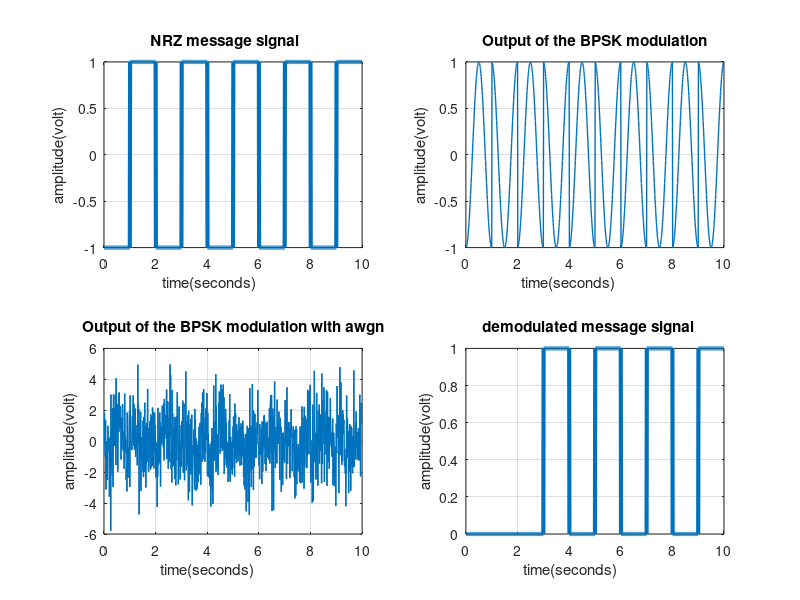

This chart was generated by the following MATLAB code:
clc;
clear all;
close all;
% define transmitted signal contain random binary bits
number=10; % number of bits
b_input = randi([0, 1], [1, number]); %getting random 0's and 1's
tb=100; %period of bits fb=1/tb
snr_db=0:10;
snr=10.^(snr_db./10);
nrz=[];
E=1^2*tb/2;
% encoding ones and zeros****
for (i=1:number)
    if (b_input(i)==0) % generating array's amplitude*****
         nrz(i)=-1; %amplitude for 0's
        else
        nrz(i)=1; %amplitude for 1's
         end
end
k=1; 
y=[]; 
t1=0:0.01:number; %time parameter
for i=1:length(t1)   % **time parameter is a an array so it has length.   
    if t1(i)<=k      % **t1 array starts from 0 and go to 10. also step range 0.01    
        y(i)=nrz(k); 
   % creating square wave process
    else
       k=k+1;
        y(i)=nrz(k);
   end
end
% plotting nrz square wave
subplot(2,2,1);
plot(t1,y,'linewidth',3);
grid on;
title('NRZ message signal    ');
xlabel('time(seconds)            ');
ylabel('amplitude(volt)');
% define carrier
ac=1; %amplitude of carrier signal
fc=100;  %frequeny of carrier
% **BPSK modulation
bpsk_mod=[];
phase_1 = 0; %**phase for 1's
phase_2 = pi; %**phase for 0's
z=1;
t3=0.0001:0.0001:0.01; %time parameter
for (z=1:number) % modulating 100Hz freq carrier 
    if (nrz(z)==1)
        bpsk_mod_temp=ac*cos(2*pi*fc*t3+phase_1);
    else
        bpsk_mod_temp=ac*cos(2*pi*fc*t3+phase_2); % 180 degree phase for 0's
    end
    bpsk_mod=[bpsk_mod bpsk_mod_temp]; 
end
t4=0.01:0.01:10;
subplot(2,2,2);
plot(t4,bpsk_mod,'linewidth',1);
grid on;
xlabel('time(seconds)             ');
ylabel('amplitude(volt)');
title('Output of the BPSK modulation');
%%noise generation
for j=1:length(snr_db)
    sigma=sqrt(E/(2*snr(j)));
    n_noise=sigma*randn(size(bpsk_mod));%random noise
    yp=double(bpsk_mod>0);
    noisy=bpsk_mod+n_noise;%noisy signal at receiver ***r(t)=y(t)+n(t)
    yz=double(noisy>0);
   end
subplot(2,2,3);
plot(t4,noisy,'linewidth',1);
grid on;
xlabel('time(seconds)             ');
ylabel('amplitude(volt)');
title('Output of the BPSK modulation with awgn');
%%demodulation process***
ac=1; %amplitude of carrier signal
fc=100;  %frequeny of carrier
carr=cos(2*pi*fc*t3);
y_demod=[];
n=100;
for n=100:n:length(noisy)
    y_demod0=ac*carr.*yz(n-99:n);%%multiplying modulated signal by same carrier
    tr=trapz(y_demod0);%%integrated [cos X cos]
    amp=round((tr/10));%%generating amplitude
   if(amp>1/2)
        amp_0=1;
    else
        amp_0=0;
    end
    y_demod=[y_demod amp_0];
end
k=1;
for i=1:length(t1)   % **time parameter is a an array so it has length.
    if t1(i)<=k      % **t1 array starts from 0 and go to 10. also step range 0.01    
        yk(i)=y_demod(k); 
   % creating demodulated square wave process
    else
      k=k+1;
        yk(i)=y_demod(k);
   end
end
% plotting demodulated signal
subplot(2,2,4);
plot(t1,yk,'linewidth',3);
grid on;
title('demodulated message signal   ');
xlabel('time(seconds)            ');
ylabel('amplitude(volt)');